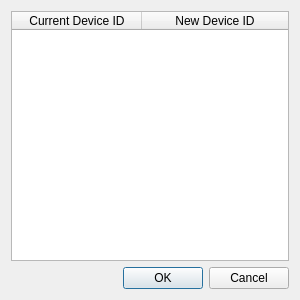
<?xml version="1.0" encoding="UTF-8"?>
<ui version="4.0">
 <class>Dialog</class>
 <widget class="QDialog" name="Dialog">
  <property name="geometry">
   <rect>
    <x>0</x>
    <y>0</y>
    <width>300</width>
    <height>300</height>
   </rect>
  </property>
  <property name="windowTitle">
   <string>Replace Device ID</string>
  </property>
  <layout class="QVBoxLayout" name="verticalLayout">
   <item>
    <widget class="QTableWidget" name="twTable">
     <property name="toolTip">
      <string>Click to change current device ID to the new device ID</string>
     </property>
     <property name="alternatingRowColors">
      <bool>true</bool>
     </property>
     <attribute name="horizontalHeaderDefaultSectionSize">
      <number>130</number>
     </attribute>
     <attribute name="horizontalHeaderStretchLastSection">
      <bool>true</bool>
     </attribute>
     <attribute name="verticalHeaderVisible">
      <bool>false</bool>
     </attribute>
     <column>
      <property name="text">
       <string>Current Device ID</string>
      </property>
     </column>
     <column>
      <property name="text">
       <string>New Device ID</string>
      </property>
     </column>
    </widget>
   </item>
   <item>
    <widget class="QDialogButtonBox" name="buttonBox">
     <property name="orientation">
      <enum>Qt::Horizontal</enum>
     </property>
     <property name="standardButtons">
      <set>QDialogButtonBox::Cancel|QDialogButtonBox::Ok</set>
     </property>
    </widget>
   </item>
  </layout>
 </widget>
 <tabstops>
  <tabstop>twTable</tabstop>
  <tabstop>buttonBox</tabstop>
 </tabstops>
 <resources/>
 <connections>
  <connection>
   <sender>buttonBox</sender>
   <signal>accepted()</signal>
   <receiver>Dialog</receiver>
   <slot>accept()</slot>
   <hints>
    <hint type="sourcelabel">
     <x>248</x>
     <y>254</y>
    </hint>
    <hint type="destinationlabel">
     <x>157</x>
     <y>274</y>
    </hint>
   </hints>
  </connection>
  <connection>
   <sender>buttonBox</sender>
   <signal>rejected()</signal>
   <receiver>Dialog</receiver>
   <slot>reject()</slot>
   <hints>
    <hint type="sourcelabel">
     <x>316</x>
     <y>260</y>
    </hint>
    <hint type="destinationlabel">
     <x>286</x>
     <y>274</y>
    </hint>
   </hints>
  </connection>
 </connections>
</ui>
